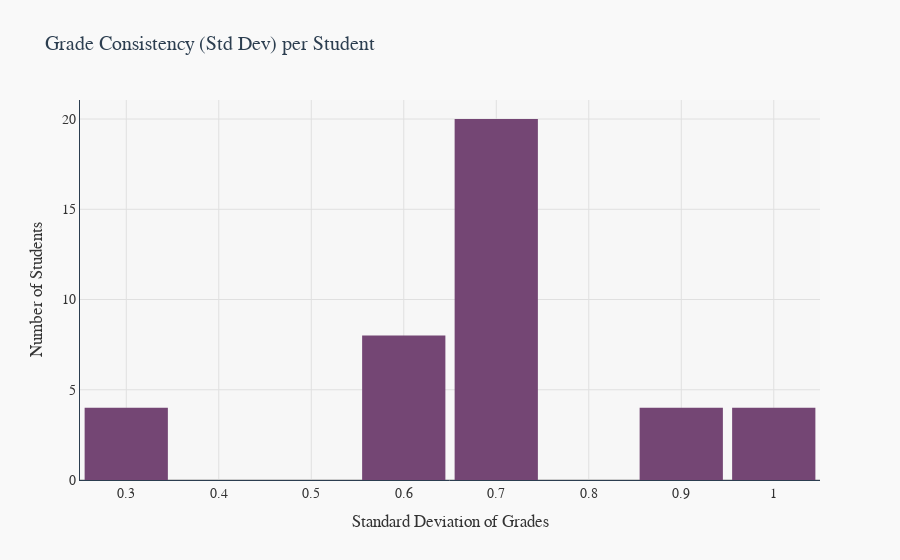

Notebook source saved alongside this figure:
### Code cell
# Grade variance per student
merged_df['Grade Std Dev'] = merged_df[[col + '_num' for col in grade_cols]].std(axis=1)
fig_std = px.histogram(
    merged_df,
    x='Grade Std Dev',
    nbins=10,
    title='Grade Consistency (Std Dev) per Student',
    color_discrete_sequence=['#744674'] 
)

# Apply custom layout styling
fig_std.update_layout(
    plot_bgcolor='#f7f7f7', 
    paper_bgcolor='#f9f9f9', 
    font=dict(
        family="Arial",
        size=14,
        color="#333333"
    ),
    title_font=dict(
        size=20,
        color="#2c3e50"
    ),
    xaxis=dict(
        title='Standard Deviation of Grades',
        gridcolor='#e0e0e0',
        linecolor='#2c3e50',
        zerolinecolor='#cccccc'
    ),
    yaxis=dict(
        title='Number of Students',
        gridcolor='#e0e0e0',
        linecolor='#2c3e50',
        zerolinecolor='#cccccc'
    ),
    bargap=0.1,
)

### Figure 1 — Plotly figure (JSON) as saved in the notebook; plotly's stock layout.template omitted (floating-point values rounded to 4 significant figures)
{"data": [{"bingroup": "x", "hovertemplate": "Grade Std Dev=%{x}<br>count=%{y}<extra></extra>", "legendgroup": "", "marker": {"color": "#744674", "pattern": {"shape": ""}}, "name": "", "nbinsx": 10, "orientation": "v", "showlegend": false, "type": "histogram", "x": [0.9201, 0.9201, 0.9201, 0.9201, 0.7257, 0.7257, 0.7257, 0.7257, 1.0, 1.0, 1.0, 1.0, 0.3317, 0.3317, 0.3317, 0.3317, 0.7211, 0.7211, 0.7211, 0.7211, 0.6807, 0.6807, 0.6807, 0.6807, 0.7257, 0.7257, 0.7257, 0.7257, 0.5774, 0.5774, 0.5774, 0.5774, 0.5774, 0.5774, 0.5774, 0.5774, 0.6807, 0.6807, 0.6807, 0.6807], "xaxis": "x", "yaxis": "y"}], "layout": {"bargap": 0.1, "barmode": "relative", "font": {"color": "#333333", "family": "Arial", "size": 14}, "legend": {"tracegroupgap": 0}, "paper_bgcolor": "#f9f9f9", "plot_bgcolor": "#f7f7f7", "title": {"font": {"color": "#2c3e50", "size": 20}, "text": "Grade Consistency (Std Dev) per Student"}, "xaxis": {"anchor": "y", "domain": [0, 1], "gridcolor": "#e0e0e0", "linecolor": "#2c3e50", "title": {"text": "Standard Deviation of Grades"}, "zerolinecolor": "#cccccc"}, "yaxis": {"anchor": "x", "domain": [0, 1], "gridcolor": "#e0e0e0", "linecolor": "#2c3e50", "title": {"text": "Number of Students"}, "zerolinecolor": "#cccccc"}}}
